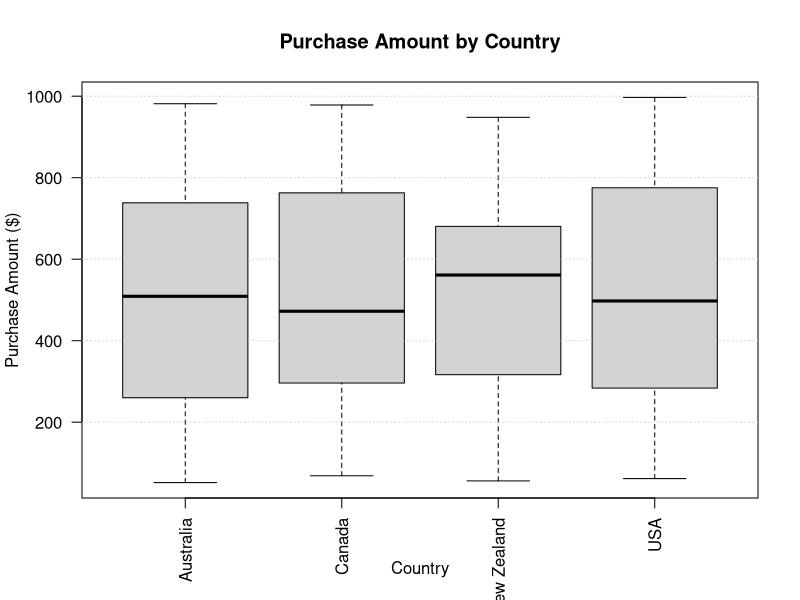

R code for this plot:
# E-commerce Customer Analysis
# Data cleaning, customer analysis and exploratory analysis

# Load data
df_purchase <- read.csv("purchases.csv")

# Inspect the dataset
str(df_purchase)
head(df_purchase)

# Check missing values
missing_proportion <- colMeans(is.na(df_purchase))
print(missing_proportion)

# Handle missing gender values
df_purchase$Gender <- ifelse(
  is.na(df_purchase$Gender),
  "Others",
  df_purchase$Gender
)

# Create age groups
df_purchase$AgeGroup <- cut(
  df_purchase$Age,
  breaks = c(-Inf, 20, 30, 40, 50, 60, Inf),
  labels = c("<20", "20-30", "30-40", "40-50", "50-60", ">60"),
  right = FALSE
)

df_purchase$AgeGroup <- as.character(df_purchase$AgeGroup)
df_purchase$AgeGroup[is.na(df_purchase$AgeGroup)] <- "Unknown"

# Create total payable amount
df_purchase$TotalPayable <-
  df_purchase$PurchaseAmount +
  df_purchase$InCartAmount

# Average purchase amount by gender
average_purchase_gender <- aggregate(
  PurchaseAmount ~ Gender,
  data = df_purchase,
  FUN = mean
)

print(average_purchase_gender)

# Total in-cart amount by age group
total_in_cart_age <- aggregate(
  InCartAmount ~ AgeGroup,
  data = df_purchase,
  FUN = sum
)

print(total_in_cart_age)

# Top 5 customers by total payable amount
top_customers <- df_purchase[
  order(-df_purchase$TotalPayable),
  c("CustomerID", "PurchaseAmount", "InCartAmount", "TotalPayable")
]

print(head(top_customers, 5))

# Purchase amount by country
boxplot(
  PurchaseAmount ~ Country,
  data = df_purchase,
  main = "Purchase Amount by Country",
  xlab = "Country",
  ylab = "Purchase Amount ($)",
  las = 2
)

grid(
  nx = NA,
  ny = NULL,
  lty = "dotted"
)
